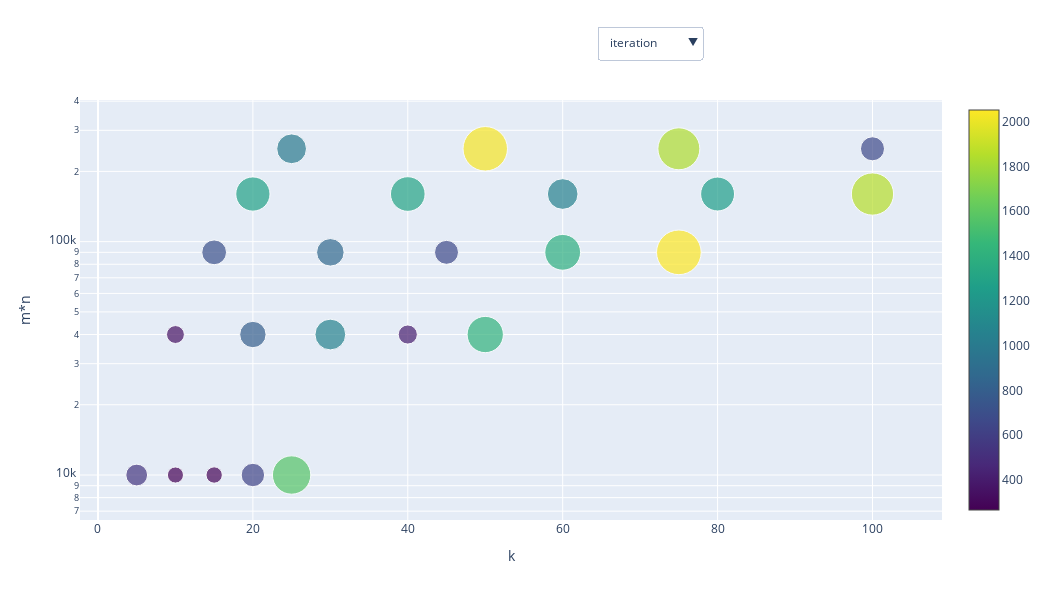

Notebook cell for this chart:
### Code cell
plot_global_df()

### Figure 1 — Plotly figure (JSON) as saved in the notebook; plotly's stock layout.template omitted (floating-point values rounded to 4 significant figures)
{"data": [{"hoverinfo": "text", "marker": {"color": [266, 278, 633, 1567, 545, 351, 795, 1057, 411, 1419, 706, 862, 662, 1383, 2052, 1860, 1279, 1306, 1052, 1258, 666, 996, 2036, 1837], "colorscale": [[0, "#440154"], [0.1111, "#482878"], [0.2222, "#3e4989"], [0.3333, "#31688e"], [0.4444, "#26828e"], [0.5556, "#1f9e89"], [0.6667, "#35b779"], [0.7778, "#6ece58"], [0.8889, "#b5de2b"], [1, "#fde725"]], "showscale": true, "size": [16.09, 16.35, 23.44, 38.37, 21.78, 17.9, 26.37, 30.77, 19.13, 36.28, 24.78, 27.54, 23.98, 35.76, 44.66, 42.26, 34.22, 34.63, 30.69, 33.91, 24.05, 29.78, 44.46, 41.97]}, "mode": "markers", "name": "iteration", "text": ["name=rNormalA100<br>m*n=10000<br>k=10<br>iteration=266", "name=rNormalA100<br>m*n=10000<br>k=15<br>iteration=278", "name=rNormalA100<br>m*n=10000<br>k=20<br>iteration=633", "name=rNormalA100<br>m*n=10000<br>k=25<br>iteration=1567", "name=rNormalA100<br>m*n=10000<br>k=5<br>iteration=545", "name=rNormalA200<br>m*n=40000<br>k=10<br>iteration=351", "name=rNormalA200<br>m*n=40000<br>k=20<br>iteration=795", "name=rNormalA200<br>m*n=40000<br>k=30<br>iteration=1057", "name=rNormalA200<br>m*n=40000<br>k=40<br>iteration=411", "name=rNormalA200<br>m*n=40000<br>k=50<br>iteration=1419", "name=rNormalA300<br>m*n=90000<br>k=15<br>iteration=706", "name=rNormalA300<br>m*n=90000<br>k=30<br>iteration=862", "name=rNormalA300<br>m*n=90000<br>k=45<br>iteration=662", "name=rNormalA300<br>m*n=90000<br>k=60<br>iteration=1383", "name=rNormalA300<br>m*n=90000<br>k=75<br>iteration=2052", "name=rNormalA400<br>m*n=160000<br>k=100<br>iteration=1860", "name=rNormalA400<br>m*n=160000<br>k=20<br>iteration=1279", "name=rNormalA400<br>m*n=160000<br>k=40<br>iteration=1306", "name=rNormalA400<br>m*n=160000<br>k=60<br>iteration=1052", "name=rNormalA400<br>m*n=160000<br>k=80<br>iteration=1258", "name=rNormalA500<br>m*n=250000<br>k=100<br>iteration=666", "name=rNormalA500<br>m*n=250000<br>k=25<br>iteration=996", "name=rNormalA500<br>m*n=250000<br>k=50<br>iteration=2036", "name=rNormalA500<br>m*n=250000<br>k=75<br>iteration=1837"], "type": "scatter", "visible": true, "x": [10, 15, 20, 25, 5, 10, 20, 30, 40, 50, 15, 30, 45, 60, 75, 100, 20, 40, 60, 80, 100, 25, 50, 75], "y": [10000, 10000, 10000, 10000, 10000, 40000, 40000, 40000, 40000, 40000, 90000, 90000, 90000, 90000, 90000, 160000, 160000, 160000, 160000, 160000, 250000, 250000, 250000, 250000]}, {"hoverinfo": "text", "marker": {"color": [0.3949, 0.6715, 1.936, 5.983, 0.4252, 1.151, 4.915, 9.42, 4.83, 21.58, 16.89, 32.29, 16.05, 56.37, 103.0, 480.5, 68.07, 152.4, 182.2, 266.8, 289.0, 110.3, 447.4, 591.5], "colorscale": [[0, "#440154"], [0.1111, "#482878"], [0.2222, "#3e4989"], [0.3333, "#31688e"], [0.4444, "#26828e"], [0.5556, "#1f9e89"], [0.6667, "#35b779"], [0.7778, "#6ece58"], [0.8889, "#b5de2b"], [1, "#fde725"]], "showscale": true, "size": [10.03, 10.06, 10.16, 10.5, 10.04, 10.1, 10.41, 10.79, 10.41, 11.79, 11.41, 12.66, 11.34, 14.55, 18.02, 39.73, 15.45, 21.46, 23.43, 28.62, 29.89, 18.55, 38.16, 44.66]}, "mode": "markers", "name": "exec_time", "text": ["name=rNormalA100<br>m*n=10000<br>k=10<br>exec_time=0.3949353694915662", "name=rNormalA100<br>m*n=10000<br>k=15<br>exec_time=0.6714553833007662", "name=rNormalA100<br>m*n=10000<br>k=20<br>exec_time=1.936272621154751", "name=rNormalA100<br>m*n=10000<br>k=25<br>exec_time=5.982991933822494", "name=rNormalA100<br>m*n=10000<br>k=5<br>exec_time=0.4252088069915619", "name=rNormalA200<br>m*n=40000<br>k=10<br>exec_time=1.1506609916686577", "name=rNormalA200<br>m*n=40000<br>k=20<br>exec_time=4.91520977020253", "name=rNormalA200<br>m*n=40000<br>k=30<br>exec_time=9.420251369476157", "name=rNormalA200<br>m*n=40000<br>k=40<br>exec_time=4.830407857894868", "name=rNormalA200<br>m*n=40000<br>k=50<br>exec_time=21.579415321349828", "name=rNormalA300<br>m*n=90000<br>k=15<br>exec_time=16.89092779159536", "name=rNormalA300<br>m*n=90000<br>k=30<br>exec_time=32.28963756561265", "name=rNormalA300<br>m*n=90000<br>k=45<br>exec_time=16.053443431854127", "name=rNormalA300<br>m*n=90000<br>k=60<br>exec_time=56.36817812919593", "name=rNormalA300<br>m*n=90000<br>k=75<br>exec_time=102.96814608573868", "name=rNormalA400<br>m*n=160000<br>k=100<br>exec_time=480.5228836536404", "name=rNormalA400<br>m*n=160000<br>k=20<br>exec_time=68.07326245307893", "name=rNormalA400<br>m*n=160000<br>k=40<br>exec_time=152.4077150821683", "name=rNormalA400<br>m*n=160000<br>k=60<br>exec_time=182.23554253578163", "name=rNormalA400<br>m*n=160000<br>k=80<br>exec_time=266.7980797290799", "name=rNormalA500<br>m*n=250000<br>k=100<br>exec_time=289.0431337356566", "name=rNormalA500<br>m*n=250000<br>k=25<br>exec_time=110.25460314750651", "name=rNormalA500<br>m*n=250000<br>k=50<br>exec_time=447.3763697147366", "name=rNormalA500<br>m*n=250000<br>k=75<br>exec_time=591.4671409130094"], "type": "scatter", "visible": false, "x": [10, 15, 20, 25, 5, 10, 20, 30, 40, 50, 15, 30, 45, 60, 75, 100, 20, 40, 60, 80, 100, 25, 50, 75], "y": [10000, 10000, 10000, 10000, 10000, 40000, 40000, 40000, 40000, 40000, 90000, 90000, 90000, 90000, 90000, 160000, 160000, 160000, 160000, 160000, 250000, 250000, 250000, 250000]}, {"hoverinfo": "text", "marker": {"color": [0.1705, 0.2621, 0.7228, 2.326, 0.1511, 0.29, 1.107, 2.49, 0.9577, 5.59, 0.9997, 2.221, 2.788, 8.4, 16.15, 29.06, 2.327, 6.528, 8.764, 13.84, 12.88, 2.965, 14.59, 21.51], "colorscale": [[0, "#440154"], [0.1111, "#482878"], [0.2222, "#3e4989"], [0.3333, "#31688e"], [0.4444, "#26828e"], [0.5556, "#1f9e89"], [0.6667, "#35b779"], [0.7778, "#6ece58"], [0.8889, "#b5de2b"], [1, "#fde725"]], "showscale": true, "size": [10.29, 10.45, 11.23, 13.85, 10.26, 10.5, 11.87, 14.11, 11.62, 18.8, 11.69, 13.68, 14.58, 22.7, 32.1, 44.66, 13.85, 20.13, 23.18, 29.47, 28.35, 14.86, 30.34, 37.7]}, "mode": "markers", "name": "qr_time", "text": ["name=rNormalA100<br>m*n=10000<br>k=10<br>qr_time=0.1704723834991414", "name=rNormalA100<br>m*n=10000<br>k=15<br>qr_time=0.2621486186981148", "name=rNormalA100<br>m*n=10000<br>k=20<br>qr_time=0.7227799892425404", "name=rNormalA100<br>m*n=10000<br>k=25<br>qr_time=2.325681447982734", "name=rNormalA100<br>m*n=10000<br>k=5<br>qr_time=0.1510865688323917", "name=rNormalA200<br>m*n=40000<br>k=10<br>qr_time=0.2899789810180549", "name=rNormalA200<br>m*n=40000<br>k=20<br>qr_time=1.1068747043609255", "name=rNormalA200<br>m*n=40000<br>k=30<br>qr_time=2.4895741939544087", "name=rNormalA200<br>m*n=40000<br>k=40<br>qr_time=0.9576561450958168", "name=rNormalA200<br>m*n=40000<br>k=50<br>qr_time=5.58984780311576", "name=rNormalA300<br>m*n=90000<br>k=15<br>qr_time=0.9996576309203852", "name=rNormalA300<br>m*n=90000<br>k=30<br>qr_time=2.2207629680633145", "name=rNormalA300<br>m*n=90000<br>k=45<br>qr_time=2.7878391742705952", "name=rNormalA300<br>m*n=90000<br>k=60<br>qr_time=8.40023446083062", "name=rNormalA300<br>m*n=90000<br>k=75<br>qr_time=16.150619506835795", "name=rNormalA400<br>m*n=160000<br>k=100<br>qr_time=29.061242341995094", "name=rNormalA400<br>m*n=160000<br>k=20<br>qr_time=2.32741403579701", "name=rNormalA400<br>m*n=160000<br>k=40<br>qr_time=6.527989149093537", "name=rNormalA400<br>m*n=160000<br>k=60<br>qr_time=8.76366376876822", "name=rNormalA400<br>m*n=160000<br>k=80<br>qr_time=13.835591793060216", "name=rNormalA500<br>m*n=250000<br>k=100<br>qr_time=12.883761405944767", "name=rNormalA500<br>m*n=250000<br>k=25<br>qr_time=2.9652161598204985", "name=rNormalA500<br>m*n=250000<br>k=50<br>qr_time=14.58871817588792", "name=rNormalA500<br>m*n=250000<br>k=75<br>qr_time=21.513553142547465"], "type": "scatter", "visible": false, "x": [10, 15, 20, 25, 5, 10, 20, 30, 40, 50, 15, 30, 45, 60, 75, 100, 20, 40, 60, 80, 100, 25, 50, 75], "y": [10000, 10000, 10000, 10000, 10000, 40000, 40000, 40000, 40000, 40000, 90000, 90000, 90000, 90000, 90000, 160000, 160000, 160000, 160000, 160000, 250000, 250000, 250000, 250000]}, {"hoverinfo": "text", "marker": {"color": [0.188, 0.2881, 0.8624, 2.628, 0.2015, 0.7502, 3.18, 5.767, 3.137, 12.9, 15.44, 28.9, 11.89, 43.42, 77.69, 434.5, 64.26, 142.1, 168.4, 245.2, 268.9, 105.4, 424.2, 557.6], "colorscale": [[0, "#440154"], [0.1111, "#482878"], [0.2222, "#3e4989"], [0.3333, "#31688e"], [0.4444, "#26828e"], [0.5556, "#1f9e89"], [0.6667, "#35b779"], [0.7778, "#6ece58"], [0.8889, "#b5de2b"], [1, "#fde725"]], "showscale": true, "size": [10.02, 10.03, 10.08, 10.24, 10.02, 10.07, 10.28, 10.51, 10.28, 11.14, 11.37, 12.53, 11.05, 13.75, 16.52, 38.8, 15.45, 21.35, 23.2, 28.22, 29.68, 18.66, 38.29, 44.66]}, "mode": "markers", "name": "manip_time", "text": ["name=rNormalA100<br>m*n=10000<br>k=10<br>manip_time=0.1880395412445016", "name=rNormalA100<br>m*n=10000<br>k=15<br>manip_time=0.2880716323852466", "name=rNormalA100<br>m*n=10000<br>k=20<br>manip_time=0.8623602390289156", "name=rNormalA100<br>m*n=10000<br>k=25<br>manip_time=2.628006458282413", "name=rNormalA100<br>m*n=10000<br>k=5<br>manip_time=0.2015397548675468", "name=rNormalA200<br>m*n=40000<br>k=10<br>manip_time=0.7502133846282686", "name=rNormalA200<br>m*n=40000<br>k=20<br>manip_time=3.179560184478712", "name=rNormalA200<br>m*n=40000<br>k=30<br>manip_time=5.766689538955619", "name=rNormalA200<br>m*n=40000<br>k=40<br>manip_time=3.136650085449205", "name=rNormalA200<br>m*n=40000<br>k=50<br>manip_time=12.896767854690443", "name=rNormalA300<br>m*n=90000<br>k=15<br>manip_time=15.440196752548156", "name=rNormalA300<br>m*n=90000<br>k=30<br>manip_time=28.90233516693108", "name=rNormalA300<br>m*n=90000<br>k=45<br>manip_time=11.886370897293038", "name=rNormalA300<br>m*n=90000<br>k=60<br>manip_time=43.42078614234914", "name=rNormalA300<br>m*n=90000<br>k=75<br>manip_time=77.69019794464093", "name=rNormalA400<br>m*n=160000<br>k=100<br>manip_time=434.4544830322265", "name=rNormalA400<br>m*n=160000<br>k=20<br>manip_time=64.25974178314198", "name=rNormalA400<br>m*n=160000<br>k=40<br>manip_time=142.1174669265746", "name=rNormalA400<br>m*n=160000<br>k=60<br>manip_time=168.42333841323847", "name=rNormalA400<br>m*n=160000<br>k=80<br>manip_time=245.18267846107472", "name=rNormalA500<br>m*n=250000<br>k=100<br>manip_time=268.9170627593994", "name=rNormalA500<br>m*n=250000<br>k=25<br>manip_time=105.4019536972045", "name=rNormalA500<br>m*n=250000<br>k=50<br>manip_time=424.1912419795989", "name=rNormalA500<br>m*n=250000<br>k=75<br>manip_time=557.6463897228241"], "type": "scatter", "visible": false, "x": [10, 15, 20, 25, 5, 10, 20, 30, 40, 50, 15, 30, 45, 60, 75, 100, 20, 40, 60, 80, 100, 25, 50, 75], "y": [10000, 10000, 10000, 10000, 10000, 40000, 40000, 40000, 40000, 40000, 90000, 90000, 90000, 90000, 90000, 160000, 160000, 160000, 160000, 160000, 250000, 250000, 250000, 250000]}, {"hoverinfo": "text", "marker": {"color": [0.03642, 0.1212, 0.3511, 1.029, 0.07258, 0.1105, 0.6288, 1.164, 0.7361, 3.093, 0.4511, 1.167, 1.379, 4.547, 9.127, 17.01, 1.486, 3.762, 5.049, 7.78, 7.242, 1.887, 8.596, 12.31], "colorscale": [[0, "#440154"], [0.1111, "#482878"], [0.2222, "#3e4989"], [0.3333, "#31688e"], [0.4444, "#26828e"], [0.5556, "#1f9e89"], [0.6667, "#35b779"], [0.7778, "#6ece58"], [0.8889, "#b5de2b"], [1, "#fde725"]], "showscale": true, "size": [10.11, 10.36, 11.02, 12.94, 10.21, 10.32, 11.82, 13.31, 12.12, 18.35, 11.31, 13.32, 13.9, 21.85, 31.48, 44.66, 14.19, 19.99, 23.0, 28.83, 27.74, 15.26, 30.45, 37.22]}, "mode": "markers", "name": "bw_time", "text": ["name=rNormalA100<br>m*n=10000<br>k=10<br>bw_time=0.0364234447479231", "name=rNormalA100<br>m*n=10000<br>k=15<br>bw_time=0.1212351322174048", "name=rNormalA100<br>m*n=10000<br>k=20<br>bw_time=0.3511323928832951", "name=rNormalA100<br>m*n=10000<br>k=25<br>bw_time=1.029304027557347", "name=rNormalA100<br>m*n=10000<br>k=5<br>bw_time=0.0725824832916233", "name=rNormalA200<br>m*n=40000<br>k=10<br>bw_time=0.1104686260223339", "name=rNormalA200<br>m*n=40000<br>k=20<br>bw_time=0.6287748813628924", "name=rNormalA200<br>m*n=40000<br>k=30<br>bw_time=1.163987636566126", "name=rNormalA200<br>m*n=40000<br>k=40<br>bw_time=0.7361016273498467", "name=rNormalA200<br>m*n=40000<br>k=50<br>bw_time=3.092799663543621", "name=rNormalA300<br>m*n=90000<br>k=15<br>bw_time=0.4510734081268172", "name=rNormalA300<br>m*n=90000<br>k=30<br>bw_time=1.1665394306182555", "name=rNormalA300<br>m*n=90000<br>k=45<br>bw_time=1.379233360290494", "name=rNormalA300<br>m*n=90000<br>k=60<br>bw_time=4.547157526016178", "name=rNormalA300<br>m*n=90000<br>k=75<br>bw_time=9.12732863426196", "name=rNormalA400<br>m*n=160000<br>k=100<br>bw_time=17.00715827941882", "name=rNormalA400<br>m*n=160000<br>k=20<br>bw_time=1.4861066341399425", "name=rNormalA400<br>m*n=160000<br>k=40<br>bw_time=3.7622590065001575", "name=rNormalA400<br>m*n=160000<br>k=60<br>bw_time=5.048540353774941", "name=rNormalA400<br>m*n=160000<br>k=80<br>bw_time=7.779809474944998", "name=rNormalA500<br>m*n=250000<br>k=100<br>bw_time=7.242309570312446", "name=rNormalA500<br>m*n=250000<br>k=25<br>bw_time=1.8874332904815223", "name=rNormalA500<br>m*n=250000<br>k=50<br>bw_time=8.596409559249757", "name=rNormalA500<br>m*n=250000<br>k=75<br>bw_time=12.307198047637804"], "type": "scatter", "visible": false, "x": [10, 15, 20, 25, 5, 10, 20, 30, 40, 50, 15, 30, 45, 60, 75, 100, 20, 40, 60, 80, 100, 25, 50, 75], "y": [10000, 10000, 10000, 10000, 10000, 40000, 40000, 40000, 40000, 40000, 90000, 90000, 90000, 90000, 90000, 160000, 160000, 160000, 160000, 160000, 250000, 250000, 250000, 250000]}, {"hoverinfo": "text", "marker": {"color": [333.4, 302.8, 275.4, 245.3, 365.9, 728.2, 666.5, 600.9, 543.5, 493.9, 1092.0, 993.5, 904.3, 821.6, 738.7, 983.8, 1464.0, 1326.0, 1207.0, 1091.0, 1365.0, 1823.0, 1656.0, 1508.0], "colorscale": [[0, "#440154"], [0.1111, "#482878"], [0.2222, "#3e4989"], [0.3333, "#31688e"], [0.4444, "#26828e"], [0.5556, "#1f9e89"], [0.6667, "#35b779"], [0.7778, "#6ece58"], [0.8889, "#b5de2b"], [1, "#fde725"]], "showscale": true, "size": [18.4, 17.68, 17.04, 16.31, 19.15, 26.8, 25.58, 24.24, 23.05, 21.99, 33.48, 31.75, 30.14, 28.6, 27.01, 31.58, 39.47, 37.32, 35.4, 33.46, 37.94, 44.66, 42.31, 40.15]}, "mode": "markers", "name": "obj_fun", "text": ["name=rNormalA100<br>m*n=10000<br>k=10<br>obj_fun=333.4335603635555", "name=rNormalA100<br>m*n=10000<br>k=15<br>obj_fun=302.8368255977452", "name=rNormalA100<br>m*n=10000<br>k=20<br>obj_fun=275.445328363764", "name=rNormalA100<br>m*n=10000<br>k=25<br>obj_fun=245.3055670537329", "name=rNormalA100<br>m*n=10000<br>k=5<br>obj_fun=365.8743467355469", "name=rNormalA200<br>m*n=40000<br>k=10<br>obj_fun=728.1831559909228", "name=rNormalA200<br>m*n=40000<br>k=20<br>obj_fun=666.4933262481545", "name=rNormalA200<br>m*n=40000<br>k=30<br>obj_fun=600.8614127239377", "name=rNormalA200<br>m*n=40000<br>k=40<br>obj_fun=543.5478664214646", "name=rNormalA200<br>m*n=40000<br>k=50<br>obj_fun=493.8615616564344", "name=rNormalA300<br>m*n=90000<br>k=15<br>obj_fun=1092.4452307378626", "name=rNormalA300<br>m*n=90000<br>k=30<br>obj_fun=993.5054503440272", "name=rNormalA300<br>m*n=90000<br>k=45<br>obj_fun=904.2879200391768", "name=rNormalA300<br>m*n=90000<br>k=60<br>obj_fun=821.6117759708983", "name=rNormalA300<br>m*n=90000<br>k=75<br>obj_fun=738.7062894968907", "name=rNormalA400<br>m*n=160000<br>k=100<br>obj_fun=983.846332977272", "name=rNormalA400<br>m*n=160000<br>k=20<br>obj_fun=1463.6235887760738", "name=rNormalA400<br>m*n=160000<br>k=40<br>obj_fun=1325.5893629644072", "name=rNormalA400<br>m*n=160000<br>k=60<br>obj_fun=1206.52607248701", "name=rNormalA400<br>m*n=160000<br>k=80<br>obj_fun=1091.3180567272973", "name=rNormalA500<br>m*n=250000<br>k=100<br>obj_fun=1364.9039726110734", "name=rNormalA500<br>m*n=250000<br>k=25<br>obj_fun=1822.9278236699472", "name=rNormalA500<br>m*n=250000<br>k=50<br>obj_fun=1655.578921759139", "name=rNormalA500<br>m*n=250000<br>k=75<br>obj_fun=1508.4729269962238"], "type": "scatter", "visible": false, "x": [10, 15, 20, 25, 5, 10, 20, 30, 40, 50, 15, 30, 45, 60, 75, 100, 20, 40, 60, 80, 100, 25, 50, 75], "y": [10000, 10000, 10000, 10000, 10000, 40000, 40000, 40000, 40000, 40000, 90000, 90000, 90000, 90000, 90000, 160000, 160000, 160000, 160000, 160000, 250000, 250000, 250000, 250000]}, {"hoverinfo": "text", "marker": {"color": [1029.0, 1035.0, 1044.0, 1053.0, 1004.0, 2026.0, 2048.0, 2064.0, 2085.0, 2095.0, 3044.0, 3071.0, 3104.0, 3127.0, 3144.0, 4194.0, 4053.0, 4095.0, 4126.0, 4172.0, 5212.0, 5070.0, 5118.0, 5171.0], "colorscale": [[0, "#440154"], [0.1111, "#482878"], [0.2222, "#3e4989"], [0.3333, "#31688e"], [0.4444, "#26828e"], [0.5556, "#1f9e89"], [0.6667, "#35b779"], [0.7778, "#6ece58"], [0.8889, "#b5de2b"], [1, "#fde725"]], "showscale": true, "size": [19.01, 19.06, 19.13, 19.2, 18.81, 26.42, 26.57, 26.68, 26.83, 26.9, 33.0, 33.16, 33.36, 33.5, 33.6, 39.52, 38.77, 38.99, 39.16, 39.4, 44.66, 43.97, 44.21, 44.46]}, "mode": "markers", "name": "UV_norm", "text": ["name=rNormalA100<br>m*n=10000<br>k=10<br>UV_norm=1028.8697255406644", "name=rNormalA100<br>m*n=10000<br>k=15<br>UV_norm=1035.1593429448974", "name=rNormalA100<br>m*n=10000<br>k=20<br>UV_norm=1044.4768783209809", "name=rNormalA100<br>m*n=10000<br>k=25<br>UV_norm=1052.741649584878", "name=rNormalA100<br>m*n=10000<br>k=5<br>UV_norm=1003.8306805146348", "name=rNormalA200<br>m*n=40000<br>k=10<br>UV_norm=2025.681662094609", "name=rNormalA200<br>m*n=40000<br>k=20<br>UV_norm=2048.263154831322", "name=rNormalA200<br>m*n=40000<br>k=30<br>UV_norm=2064.450190398128", "name=rNormalA200<br>m*n=40000<br>k=40<br>UV_norm=2084.98188130294", "name=rNormalA200<br>m*n=40000<br>k=50<br>UV_norm=2095.462276535384", "name=rNormalA300<br>m*n=90000<br>k=15<br>UV_norm=3043.595994490583", "name=rNormalA300<br>m*n=90000<br>k=30<br>UV_norm=3070.873025953042", "name=rNormalA300<br>m*n=90000<br>k=45<br>UV_norm=3103.535442565641", "name=rNormalA300<br>m*n=90000<br>k=60<br>UV_norm=3126.530851209775", "name=rNormalA300<br>m*n=90000<br>k=75<br>UV_norm=3144.157069735133", "name=rNormalA400<br>m*n=160000<br>k=100<br>UV_norm=4194.335117632105", "name=rNormalA400<br>m*n=160000<br>k=20<br>UV_norm=4053.372879386616", "name=rNormalA400<br>m*n=160000<br>k=40<br>UV_norm=4095.279691088836", "name=rNormalA400<br>m*n=160000<br>k=60<br>UV_norm=4126.460050610525", "name=rNormalA400<br>m*n=160000<br>k=80<br>UV_norm=4171.722170050834", "name=rNormalA500<br>m*n=250000<br>k=100<br>UV_norm=5211.67005292081", "name=rNormalA500<br>m*n=250000<br>k=25<br>UV_norm=5070.030186297195", "name=rNormalA500<br>m*n=250000<br>k=50<br>UV_norm=5118.096313680882", "name=rNormalA500<br>m*n=250000<br>k=75<br>UV_norm=5170.748513553896"], "type": "scatter", "visible": false, "x": [10, 15, 20, 25, 5, 10, 20, 30, 40, 50, 15, 30, 45, 60, 75, 100, 20, 40, 60, 80, 100, 25, 50, 75], "y": [10000, 10000, 10000, 10000, 10000, 40000, 40000, 40000, 40000, 40000, 90000, 90000, 90000, 90000, 90000, 160000, 160000, 160000, 160000, 160000, 250000, 250000, 250000, 250000]}, {"hoverinfo": "text", "marker": {"color": [31.09, 48.46, 78.52, 94.44, 15.45, 41.21, 63.85, 117.1, 135.9, 178.8, 53.12, 98.84, 155.3, 236.6, 292.9, 429.8, 87.56, 155.3, 201.7, 304.1, 339.7, 88.6, 187.8, 278.8], "colorscale": [[0, "#440154"], [0.1111, "#482878"], [0.2222, "#3e4989"], [0.3333, "#31688e"], [0.4444, "#26828e"], [0.5556, "#1f9e89"], [0.6667, "#35b779"], [0.7778, "#6ece58"], [0.8889, "#b5de2b"], [1, "#fde725"]], "showscale": true, "size": [13.49, 15.34, 18.39, 19.93, 11.77, 14.58, 16.93, 22.05, 23.74, 27.4, 15.83, 20.35, 25.42, 31.93, 35.99, 44.66, 19.27, 25.42, 29.24, 36.75, 39.12, 19.37, 28.13, 35.0]}, "mode": "markers", "name": "U_norm", "text": ["name=rNormalA100<br>m*n=10000<br>k=10<br>U_norm=31.09354440447744", "name=rNormalA100<br>m*n=10000<br>k=15<br>U_norm=48.459265653137805", "name=rNormalA100<br>m*n=10000<br>k=20<br>U_norm=78.52177403726915", "name=rNormalA100<br>m*n=10000<br>k=25<br>U_norm=94.4412068975313", "name=rNormalA100<br>m*n=10000<br>k=5<br>U_norm=15.454791491436008", "name=rNormalA200<br>m*n=40000<br>k=10<br>U_norm=41.21068004265899", "name=rNormalA200<br>m*n=40000<br>k=20<br>U_norm=63.85290066013162", "name=rNormalA200<br>m*n=40000<br>k=30<br>U_norm=117.1274288393646", "name=rNormalA200<br>m*n=40000<br>k=40<br>U_norm=135.91221689378312", "name=rNormalA200<br>m*n=40000<br>k=50<br>U_norm=178.84491767394687", "name=rNormalA300<br>m*n=90000<br>k=15<br>U_norm=53.11609260073723", "name=rNormalA300<br>m*n=90000<br>k=30<br>U_norm=98.84468856944696", "name=rNormalA300<br>m*n=90000<br>k=45<br>U_norm=155.25327797147085", "name=rNormalA300<br>m*n=90000<br>k=60<br>U_norm=236.55592314067425", "name=rNormalA300<br>m*n=90000<br>k=75<br>U_norm=292.9164850788544", "name=rNormalA400<br>m*n=160000<br>k=100<br>U_norm=429.7912833088598", "name=rNormalA400<br>m*n=160000<br>k=20<br>U_norm=87.56459453837073", "name=rNormalA400<br>m*n=160000<br>k=40<br>U_norm=155.2858583442965", "name=rNormalA400<br>m*n=160000<br>k=60<br>U_norm=201.72372560281443", "name=rNormalA400<br>m*n=160000<br>k=80<br>U_norm=304.05344811767867", "name=rNormalA500<br>m*n=250000<br>k=100<br>U_norm=339.6635052491978", "name=rNormalA500<br>m*n=250000<br>k=25<br>U_norm=88.59593721237343", "name=rNormalA500<br>m*n=250000<br>k=50<br>U_norm=187.8439487315755", "name=rNormalA500<br>m*n=250000<br>k=75<br>U_norm=278.8016544836315"], "type": "scatter", "visible": false, "x": [10, 15, 20, 25, 5, 10, 20, 30, 40, 50, 15, 30, 45, 60, 75, 100, 20, 40, 60, 80, 100, 25, 50, 75], "y": [10000, 10000, 10000, 10000, 10000, 40000, 40000, 40000, 40000, 40000, 90000, 90000, 90000, 90000, 90000, 160000, 160000, 160000, 160000, 160000, 250000, 250000, 250000, 250000]}, {"hoverinfo": "text", "marker": {"color": [62.99, 56.16, 52.69, 52.93, 85.35, 88.09, 80.36, 73.19, 71.71, 72.75, 109.0, 93.35, 88.63, 87.94, 86.93, 99.14, 111.5, 106.2, 103.6, 101.7, 113.7, 131.8, 117.3, 113.9], "colorscale": [[0, "#440154"], [0.1111, "#482878"], [0.2222, "#3e4989"], [0.3333, "#31688e"], [0.4444, "#26828e"], [0.5556, "#1f9e89"], [0.6667, "#35b779"], [0.7778, "#6ece58"], [0.8889, "#b5de2b"], [1, "#fde725"]], "showscale": true, "size": [29.53, 27.74, 26.81, 26.88, 34.96, 35.59, 33.8, 32.08, 31.72, 31.97, 40.12, 36.77, 35.71, 35.55, 35.32, 38.04, 40.65, 39.54, 38.99, 38.6, 41.09, 44.66, 41.83, 41.14]}, "mode": "markers", "name": "V_norm", "text": ["name=rNormalA100<br>m*n=10000<br>k=10<br>V_norm=62.99224519839844", "name=rNormalA100<br>m*n=10000<br>k=15<br>V_norm=56.16151509554729", "name=rNormalA100<br>m*n=10000<br>k=20<br>V_norm=52.68884133972002", "name=rNormalA100<br>m*n=10000<br>k=25<br>V_norm=52.930836156370106", "name=rNormalA100<br>m*n=10000<br>k=5<br>V_norm=85.34917532121241", "name=rNormalA200<br>m*n=40000<br>k=10<br>V_norm=88.0860652109634", "name=rNormalA200<br>m*n=40000<br>k=20<br>V_norm=80.35805588224547", "name=rNormalA200<br>m*n=40000<br>k=30<br>V_norm=73.18511604250025", "name=rNormalA200<br>m*n=40000<br>k=40<br>V_norm=71.70901881069472", "name=rNormalA200<br>m*n=40000<br>k=50<br>V_norm=72.74974908813458", "name=rNormalA300<br>m*n=90000<br>k=15<br>V_norm=108.95992195727226", "name=rNormalA300<br>m*n=90000<br>k=30<br>V_norm=93.34698338151824", "name=rNormalA300<br>m*n=90000<br>k=45<br>V_norm=88.62932849004657", "name=rNormalA300<br>m*n=90000<br>k=60<br>V_norm=87.94177838625747", "name=rNormalA300<br>m*n=90000<br>k=75<br>V_norm=86.92784082298326", "name=rNormalA400<br>m*n=160000<br>k=100<br>V_norm=99.13592278697011", "name=rNormalA400<br>m*n=160000<br>k=20<br>V_norm=111.508482801451", "name=rNormalA400<br>m*n=160000<br>k=40<br>V_norm=106.18698793246864", "name=rNormalA400<br>m*n=160000<br>k=60<br>V_norm=103.5977331779206", "name=rNormalA400<br>m*n=160000<br>k=80<br>V_norm=101.7499152573764", "name=rNormalA500<br>m*n=250000<br>k=100<br>V_norm=113.6640330188158", "name=rNormalA500<br>m*n=250000<br>k=25<br>V_norm=131.83347409935504", "name=rNormalA500<br>m*n=250000<br>k=50<br>V_norm=117.3127518503412", "name=rNormalA500<br>m*n=250000<br>k=75<br>V_norm=113.89849948465162"], "type": "scatter", "visible": false, "x": [10, 15, 20, 25, 5, 10, 20, 30, 40, 50, 15, 30, 45, 60, 75, 100, 20, 40, 60, 80, 100, 25, 50, 75], "y": [10000, 10000, 10000, 10000, 10000, 40000, 40000, 40000, 40000, 40000, 90000, 90000, 90000, 90000, 90000, 160000, 160000, 160000, 160000, 160000, 250000, 250000, 250000, 250000]}], "layout": {"height": 600, "legend": {"orientation": "h", "x": 0.5, "xanchor": "center", "y": -0.2, "yanchor": "top"}, "updatemenus": [{"active": 0, "buttons": [{"args": [{"visible": [true, false, false, false, false, false, false, false, false]}, {"annotations": [], "title": "iteration"}], "label": "iteration", "method": "update"}, {"args": [{"visible": [false, true, false, false, false, false, false, false, false]}, {"annotations": [], "title": "exec_time"}], "label": "exec_time", "method": "update"}, {"args": [{"visible": [false, false, true, false, false, false, false, false, false]}, {"annotations": [], "title": "qr_time"}], "label": "qr_time", "method": "update"}, {"args": [{"visible": [false, false, false, true, false, false, false, false, false]}, {"annotations": [], "title": "manip_time"}], "label": "manip_time", "method": "update"}, {"args": [{"visible": [false, false, false, false, true, false, false, false, false]}, {"annotations": [], "title": "bw_time"}], "label": "bw_time", "method": "update"}, {"args": [{"visible": [false, false, false, false, false, true, false, false, false]}, {"annotations": [], "title": "obj_fun"}], "label": "obj_fun", "method": "update"}, {"args": [{"visible": [false, false, false, false, false, false, true, false, false]}, {"annotations": [], "title": "UV_norm"}], "label": "UV_norm", "method": "update"}, {"args": [{"visible": [false, false, false, false, false, false, false, true, false]}, {"annotations": [], "title": "U_norm"}], "label": "U_norm", "method": "update"}, {"args": [{"visible": [false, false, false, false, false, false, false, false, true]}, {"annotations": [], "title": "V_norm"}], "label": "V_norm", "method": "update"}], "direction": "down", "pad": {"r": 10, "t": 10}, "showactive": true, "x": 0.6, "xanchor": "left", "y": 1.2, "yanchor": "top"}], "width": 1050, "xaxis": {"title": {"text": "k"}}, "yaxis": {"title": {"text": "m*n"}, "type": "log"}}}
